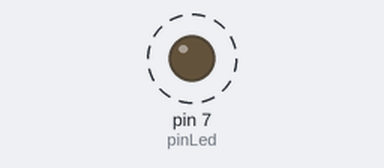
This sketch was run on a simulated Arduino Uno, built with avr-gcc and run on an emulated ATmega328P. On the bench: output pins drawn as LEDs (lit = HIGH). Dashed ring = blinking. The local clock reads 2024-03-15 10:24:30 at power-on unless the sketch sets it.

Above: at 0.5 s.
Timing chart, 0 to 4.6 s (numbered marks = the images above):
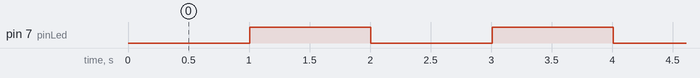

Measured:
- by itself, pin 7 (pinLed): alternates HIGH for 1.0 s and LOW for 1.0 s

The sketch:

LAB6_EXERCISE1.ino
```cpp
#include <ThreeWire.h>
#include <RtcDS1302.h>
#define pinLed 7

ThreeWire myWire(4,5,2); //IO, CLOCK, CE
RtcDS1302<ThreeWire>Rtc(myWire);

void setup()
  {
    Rtc.Begin();
    RtcDateTime setting_time(2020,2,2,23,31,10);// year, month, dayOfMonth, hour, minute, second
    Rtc.SetDateTime(setting_time);
    pinMode(pinLed, OUTPUT);
  }


void loop() {
  RtcDateTime now = Rtc.GetDateTime();
  digitalWrite(pinLed,now.TotalSeconds()%2);
  delay(1000);
}
```
